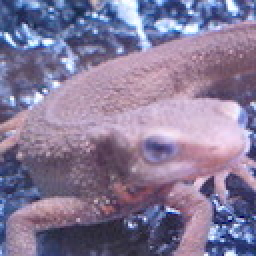
#> input picture Question_31_40/answers_py/imori.jpg, 128 x 128 px, found by its file name (shown 2 times larger)
$ jupyter execute MyAnswerAll.ipynb   (shell and % lines are left out)   (older library calls are emulated)
#> lines starting #> are read from the running program, lines starting #| are printed output that depends on the picture
[cell 1]
import cv2
import numpy as np

[cell 2]
imori=cv2.imread("imori.jpg").astype(np.float32)
grayimori=cv2.cvtColor(imori.copy(),cv2.COLOR_BGR2GRAY).astype(np.float32)
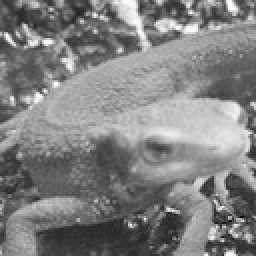
#> grayimori: shape (128, 128) float32 (shown 2 times larger); min 10.6, max 254.4, mean 129

[cell 3]
def get_mask(img):
    output=img.copy()
    hsv=cv2.cvtColor(img,cv2.COLOR_BGR2HSV)
    ind=np.where((hsv[...,0]>=180) & (hsv[...,0]<=260))
    return ind
def mask_blue(img,ind):
    img[ind]=[0,0,0]
    return img.astype(np.uint8)

[cell 4]
ans1=imori.copy()
ind=get_mask(ans1)
#> in get_mask, `hsv=cv2.cvtColor(img,cv2.COLOR_BGR2HSV)`: hsv: shape (128, 128, 3) float32; mean H, S, V 275.2, 0.3, 156.4
#> in get_mask, `ind=np.where((hsv[...,0]>=180) & (hsv[...,0]<=260))`: ind = 6687 positions, rows 0 to 127, columns 0 to 127
#> ind = 6687 positions, rows 0 to 127, columns 0 to 127
ans1=mask_blue(ans1,ind)
cv2.imwrite("ans1.jpg",ans1)
#> Out = True

[cell 5]
def Erode(img, Erode_time=1):
    H, W = img.shape
    out = img.copy()

    # kernel
    MF = np.array(((0, 1, 0),
                (1, 0, 1),
                (0, 1, 0)), dtype=np.int)

    # each erode
    for i in range(Erode_time):
        tmp = np.pad(out, (1, 1), 'edge')
        # erode
        for y in range(1, H + 1):
            for x in range(1, W + 1):
                if np.sum(MF * tmp[y - 1 : y + 2 , x - 1 : x + 2]) < 1 * 4:
                    out[y - 1, x - 1] = 0

    return out

def Dilate(img, Dil_time=1):
    H, W = img.shape

    # kernel
    MF = np.array(((0, 1, 0),
                (1, 0, 1),
                (0, 1, 0)), dtype=np.int)

    # each dilate time
    out = img.copy()
    for i in range(Dil_time):
        tmp = np.pad(out, (1, 1), 'edge')
        for y in range(1, H + 1):
            for x in range(1, W + 1):
                if np.sum(MF * tmp[y - 1 : y + 2, x - 1 : x + 2]) >= 1:
                    out[y - 1, x - 1] = 1

    return out

def Morphology_Opening(img, time=1):
    out = Erode(img, Erode_time=time)
    out = Dilate(out, Dil_time=time)
    return out

def Morphology_Closing(img, time=1):
    out = Dilate(img, Dil_time=time)
    out = Erode(out, Erode_time=time)
    return out

def masking(img,mask):
    ind=np.where(mask==1)
    img[ind]=[0,0,0]
    return img

def mask_and_morphology(img):
    H,W,C=img.shape
    ind=get_mask(img)
    mask=np.zeros((H,W),dtype=np.uint8)
    mask[ind]=255

    mask=Morphology_Closing(mask,time=5)
    mask=Morphology_Opening(mask,time=5)
    out=masking(img,mask)
    return out

[cell 6]
ans2=imori.copy()
ans2=mask_and_morphology(ans2)
#> in mask_and_morphology, `ind=get_mask(img)`: ind = 6687 positions, rows 0 to 127, columns 0 to 127
#> in masking, `ind=np.where(mask==1)`: ind = 7002 positions, rows 0 to 127, columns 0 to 127
#> in masking, `img[ind]=[0,0,0]`:
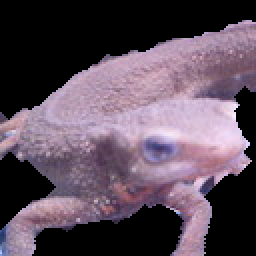
#> img: shape (128, 128, 3) float32 (shown 2 times larger); mean B, G, R 90.7, 76.8, 92.3
cv2.imwrite("ans2.jpg",ans2)
#> Out = True

[cell 7]
def bl_interpolate(img, ax=1., ay=1.):
    if len(img.shape) > 2:
        H, W, C = img.shape
    else:
        H, W = img.shape
        C = 1

    aH = int(ay * H)
    aW = int(ax * W)

    # get position of resized image
    y = np.arange(aH).repeat(aW).reshape(aW, -1)
    x = np.tile(np.arange(aW), (aH, 1))

    # get position of original position
    y = (y / ay)
    x = (x / ax)

    ix = np.floor(x).astype(np.int)
    iy = np.floor(y).astype(np.int)

    ix = np.minimum(ix, W-2)
    iy = np.minimum(iy, H-2)

    # get distance
    dx = x - ix
    dy = y - iy

    if C > 1:
        dx = np.repeat(np.expand_dims(dx, axis=-1), C, axis=-1)
        dy = np.repeat(np.expand_dims(dy, axis=-1), C, axis=-1)

    # interpolation
    out = (1-dx) * (1-dy) * img[iy, ix] + dx * (1 - dy) * img[iy, ix+1] + (1 - dx) * dy * img[iy+1, ix] + dx * dy * img[iy+1, ix+1]

#     out = np.clip(out, 0, 255)
#     out = out.astype(np.uint8)

    return out

[cell 8]
ans3=imori.copy()
gray=cv2.cvtColor(ans3,cv2.COLOR_BGR2GRAY).astype(np.float32)
tmp=bl_interpolate(gray,0.5,0.5)
output=bl_interpolate(tmp,2.,2.)
output=np.clip(output,0,255)
output=output.astype(np.uint8)
cv2.imwrite("ans3.jpg",output)
#> Out = True

[cell 9]
def diff_(img,diff):
    out=np.abs(img-diff).astype(np.float)

    out=out/np.max(out)*255

    return out.astype(np.uint8)

[cell 10]
ans4=imori.copy()
ans4=cv2.cvtColor(ans4,cv2.COLOR_BGR2GRAY).astype(np.float32)
tmp=bl_interpolate(ans4.copy(),0.5,0.5)
output=bl_interpolate(tmp,2.,2.)
out=diff_(ans4,output)
#> in diff_, `out=out/np.max(out)*255`:
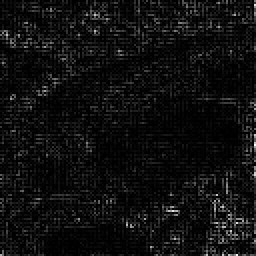
#> out: shape (128, 128) float64 (shown 2 times larger); min 0, max 255, mean 15.8
cv2.imwrite("ans4.jpg",out)
#> Out = True

[cell 11]
import matplotlib.pyplot as plt

def Gaussian_pyramid(gray):
    pyramids=[]
    div=2.
    for i in range(6):
        div/=2.
        pyramids.append(bl_interpolate(gray,ax=div,ay=div))

    return pyramids

def show_pyramids(pyramids,fname):
    for i,img in enumerate(pyramids,1):
        cv2.imwrite("%s_%s.jpg" % (fname,i),img)
        plt.subplot(1,6,i)
        plt.imshow(img,cmap='gray')
        plt.axis('off')
        plt.xticks(color='None')
        plt.yticks(color='None')
    plt.show()

[cell 12]
ans5=imori.copy()
ans5=cv2.cvtColor(ans5,cv2.COLOR_BGR2GRAY).astype(np.float32)
pyramids=Gaussian_pyramid(ans5)
#> after the loop in Gaussian_pyramid, `for i in range(6):`: div = 0.0312; pyramids = 6 items
#> pyramids = 6 items
show_pyramids(pyramids,'ans5')
#> the loop in show_pyramids, `for i,img in enumerate(pyramids,1):` made 6 passes
#> in show_pyramids, `plt.show()`:
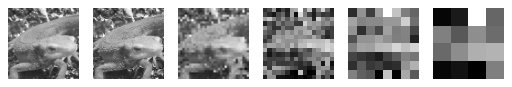
#> figure drawn by matplotlib, 6 panels

[cell 13]
def diff_images(img1,img2):
    output=np.abs(img1-img2)
    return output

def saliency_map(tmp):
    pyramids=[]
    ratio=0.5
    for i in tmp:
        ratio*=2.
        pyramids.append(bl_interpolate(i,ax=ratio,ay=ratio))

    indexs=[[0,1],[0,3],[0,5],[1,4],[2,3],[3,5]]
    sums=np.zeros_like(pyramids[0],dtype=np.float)
    for i,j in indexs:
#         print(pyramids[i].shape,pyramids[j].shape)
        sums+=diff_images(pyramids[i],pyramids[j])

    output=sums/np.max(sums)*255

    return output

[cell 14]
pyramids=Gaussian_pyramid(grayimori.copy())
ans6=saliency_map(pyramids).astype(np.uint8)
#> the loop in saliency_map, `for i in tmp:` made 6 passes
#> (ratio, H in bl_interpolate, W in bl_interpolate) on passes 1 to 6: (1, 128, 128), (2, 64, 64), (4, 32, 32), (8, 16, 16), (16, 8, 8), (32, 4, 4)
#> pass 1, in bl_interpolate (call 17), `y = np.arange(aH).repeat(aW).reshape(aW, -1)`:
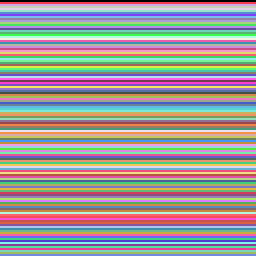
#> y: shape (128, 128) int64 (shown 2 times larger); 128 distinct labels, from 0 to 127; one colour per label, 0 black
#> after the loop in saliency_map, `for i in tmp:`: ratio = 32
#> after the loop in saliency_map, `for i,j in indexs:`:
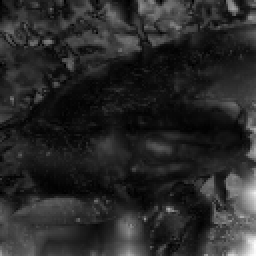
#> sums: shape (128, 128) float64 (shown 2 times larger); min 0, max 969.5, mean 155.4; drawn with min black and max white
cv2.imwrite("ans6.jpg",ans6)
#> Out = True

[cell 15]
def Gabor_filter(K=111,s=10.,g=1.2,l=10.,p=0.,A=0.):
    G=np.zeros((K,K),dtype=np.float)
    d=K//2

    for y in range(K):
        for x in range(K):
            theta=A/180.*np.pi
            dx=np.cos(theta)*(-d+x)+np.sin(theta)*(-d+y)
            dy=-np.sin(theta)*(-d+x)+np.cos(theta)*(-d+y)
            G[y,x]=np.exp(-(dx*dx+g*g*dy*dy)/(2*s*s))*np.cos(2*np.pi*dx/l+p)

    return G

[cell 16]
ans7=Gabor_filter()
ans7=(ans7-np.min(ans7))/(np.max(ans7)-np.min(ans7))*255
cv2.imwrite("ans7.jpg",ans7.astype(np.uint8))
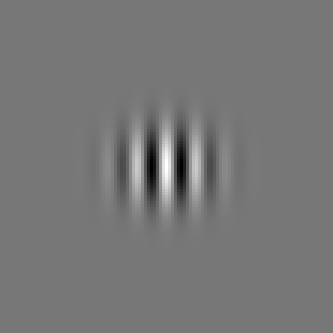
#> saved as ans7.jpg: shape (111, 111) (shown 3 times larger); min 0, max 255, mean 119
#> Out = True

[cell 17]
def rot_gabor():
    angles=np.arange(4)*45
    for i,A in enumerate(angles,1):
        out=Gabor_filter(A=A)
        out=((out-np.min(out))/(np.max(out)-np.min(out))*255).astype(np.uint8)
        cv2.imwrite("ans8_%s.jpg" % A,out)
        plt.subplot(1,4,i)
        plt.imshow(out,cmap='gray')
        plt.title("angle %s" % A)
        plt.axis("off")
        plt.xticks(color="None")
        plt.yticks(color="None")
    plt.show()

[cell 18]
rot_gabor() # ans8

[cell 19]
def Gabor_filtering(gray,K=111,s=10.,g=1.2,l=10.,p=0.,A=0.):
    H,W=gray.shape
    gray=np.pad(gray,(K//2,K//2),'edge')

    out=np.zeros((H,W),dtype=np.float32)
    gabor=Gabor_filter(K=K,s=s,g=g,l=l,p=p,A=A)

    for y in range(H):
        for x in range(W):
            out[y,x]=np.sum(gray[y:y+K,x:x+K]*gabor)

    out=np.clip(out,0,255).astype(np.uint8)

    return out

def process_for_ans9(gray):
    angles=np.arange(4)*45

    for i,A in enumerate(angles,1):
        out=Gabor_filtering(gray.copy(),K=11,s=1.5,g=1.2,l=3.,p=0.,A=A)
        cv2.imwrite("ans9_%s.jpg" % A, out)
        plt.subplot(1,4,i)
        plt.imshow(out,cmap='gray')
        plt.title("angle %s" % A)
        plt.axis('off')
        plt.xticks(color="None")
        plt.yticks(color="None")

[cell 20]
ans9=grayimori.copy()
process_for_ans9(ans9)
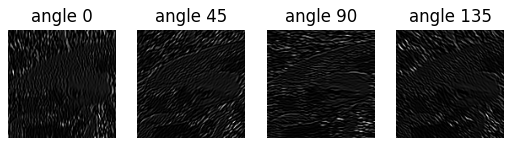
#> figure drawn by matplotlib, 4 panels

[cell 21]
def extract_features_by_gabor(gray):
    angles=np.arange(4)*45

    output=np.zeros_like(gray,dtype=np.uint8)
    for i,A in enumerate(angles,1):
        tmp=Gabor_filtering(gray.copy(),K=11,s=1.5,g=1.2,l=3.,p=0.,A=A)
        output+=tmp
    output=np.clip(output/4.,0,255).astype(np.uint8)

    return output

[cell 22]
ans10=grayimori.copy()
ans10=extract_features_by_gabor(ans10)
#> after the loop in extract_features_by_gabor, `for i,A in enumerate(angles,1):`:
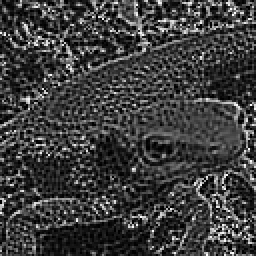
#> output: shape (128, 128) (shown 2 times larger); min 0, max 255, mean 61.1
#> in extract_features_by_gabor, `output=np.clip(output/4.,0,255).astype(np.uint8)`:
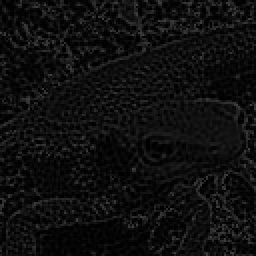
#> output: shape (128, 128) (shown 2 times larger); min 0, max 63, mean 14.9
cv2.imwrite("ans10.jpg",ans10)
#> Out = True
